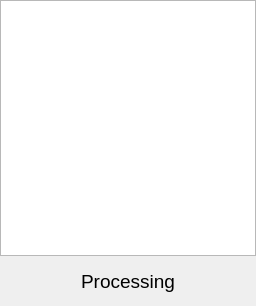
<?xml version="1.0" encoding="UTF-8"?>
<ui version="4.0">
 <class>processingDialog</class>
 <widget class="QDialog" name="processingDialog">
  <property name="windowModality">
   <enum>Qt::ApplicationModal</enum>
  </property>
  <property name="geometry">
   <rect>
    <x>0</x>
    <y>0</y>
    <width>256</width>
    <height>306</height>
   </rect>
  </property>
  <property name="sizePolicy">
   <sizepolicy hsizetype="Fixed" vsizetype="Fixed">
    <horstretch>0</horstretch>
    <verstretch>0</verstretch>
   </sizepolicy>
  </property>
  <property name="minimumSize">
   <size>
    <width>256</width>
    <height>306</height>
   </size>
  </property>
  <property name="maximumSize">
   <size>
    <width>256</width>
    <height>306</height>
   </size>
  </property>
  <property name="windowTitle">
   <string>Processing Ы</string>
  </property>
  <widget class="QGraphicsView" name="loadingSpinner">
   <property name="geometry">
    <rect>
     <x>0</x>
     <y>0</y>
     <width>256</width>
     <height>256</height>
    </rect>
   </property>
   <property name="sizePolicy">
    <sizepolicy hsizetype="Fixed" vsizetype="Fixed">
     <horstretch>0</horstretch>
     <verstretch>0</verstretch>
    </sizepolicy>
   </property>
   <property name="minimumSize">
    <size>
     <width>256</width>
     <height>256</height>
    </size>
   </property>
   <property name="maximumSize">
    <size>
     <width>256</width>
     <height>256</height>
    </size>
   </property>
   <property name="acceptDrops">
    <bool>false</bool>
   </property>
   <property name="verticalScrollBarPolicy">
    <enum>Qt::ScrollBarAlwaysOff</enum>
   </property>
   <property name="horizontalScrollBarPolicy">
    <enum>Qt::ScrollBarAlwaysOff</enum>
   </property>
   <property name="sizeAdjustPolicy">
    <enum>QAbstractScrollArea::AdjustIgnored</enum>
   </property>
  </widget>
  <widget class="QLabel" name="statusLabel">
   <property name="geometry">
    <rect>
     <x>0</x>
     <y>256</y>
     <width>256</width>
     <height>50</height>
    </rect>
   </property>
   <property name="font">
    <font>
     <pointsize>14</pointsize>
    </font>
   </property>
   <property name="text">
    <string>Processing</string>
   </property>
   <property name="alignment">
    <set>Qt::AlignCenter</set>
   </property>
  </widget>
 </widget>
 <resources/>
 <connections/>
</ui>
